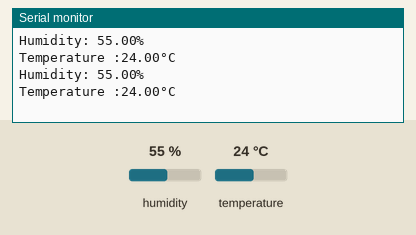
Simulated run of this sketch. Board: Arduino Uno, built with avr-gcc and run on an emulated ATmega328P. Shown: the last lines printed to the serial monitor. The test bench sets the inputs (shaded band); at power-on: humidity 55 %, temperature 24 °C.

Above: at 4.8 s.
4.9 s: humidity set to 22 %
At 7.2 s:
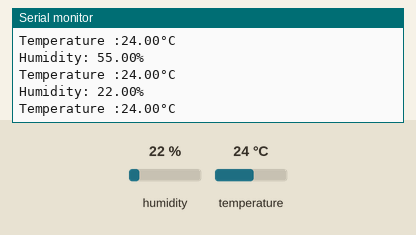
7.9 s: temperature set to 12 °C
At 8.5 s:
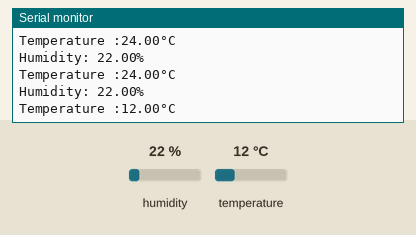
10.9 s: humidity set to 40 %
At 13.3 s:
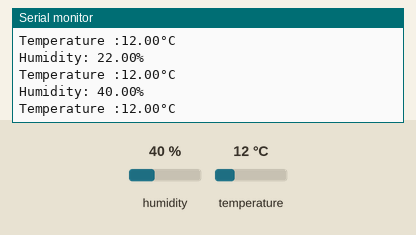
Timing chart, 0 to 14.8 s (numbered marks = the images above; inputs shaded):
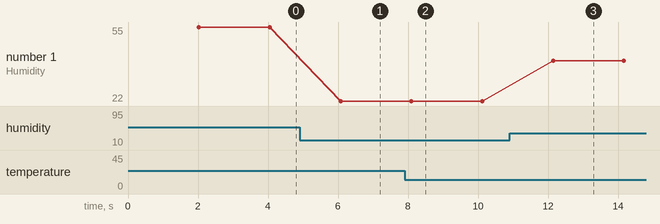

Measured:
- after the input at 4.9 s, the serial monitor: prints a new line after 1.2 s (image 1)
- after the input at 7.9 s, the serial monitor: prints a new line after 0.22 s (image 2)
- after the input at 10.9 s, the serial monitor: prints a new line after 1.2 s (image 3)
- plotted number 1: 55 → 22 after the input at 4.9 s, 22 → 40 after the input at 10.9 s

The sketch:

dht.ino
```cpp
#include "DHT.h"
#define DHTPIN 12
DHT dht_object(DHTPIN, DHT11);
void setup() {
  Serial.begin(9600);
  dht_object.begin();
}
void loop() {
  delay(2000);
  float h = dht_object.readHumidity();
  float t = dht_object.readTemperature();
  if (isnan(h) || isnan(t)) {
    Serial.println(F("Failed to read from DHT sensor!"));
    return;
  }
  Serial.print("Humidity: ");
  Serial.print(h);
  Serial.println("%");
  Serial.print("Temperature :");
  Serial.print(t);
  Serial.println("°C");
}
```
